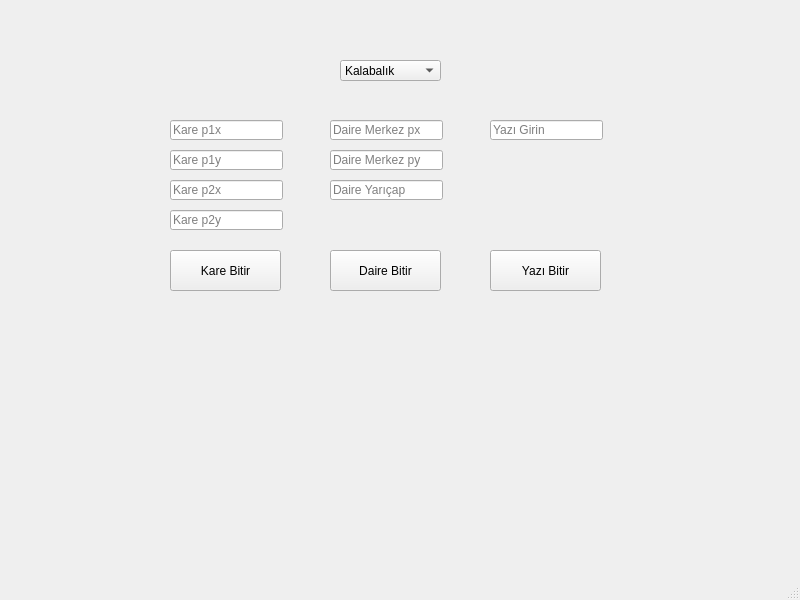
<?xml version="1.0" encoding="UTF-8"?>
<ui version="4.0">
 <class>MainWindow</class>
 <widget class="QMainWindow" name="MainWindow">
  <property name="geometry">
   <rect>
    <x>0</x>
    <y>0</y>
    <width>800</width>
    <height>600</height>
   </rect>
  </property>
  <property name="windowTitle">
   <string>MainWindow</string>
  </property>
  <widget class="QWidget" name="centralwidget">
   <widget class="QLineEdit" name="kare_p1x">
    <property name="geometry">
     <rect>
      <x>170</x>
      <y>120</y>
      <width>113</width>
      <height>20</height>
     </rect>
    </property>
    <property name="inputMask">
     <string/>
    </property>
    <property name="text">
     <string/>
    </property>
    <property name="placeholderText">
     <string>Kare p1x</string>
    </property>
   </widget>
   <widget class="QLineEdit" name="kare_p1y">
    <property name="geometry">
     <rect>
      <x>170</x>
      <y>150</y>
      <width>113</width>
      <height>20</height>
     </rect>
    </property>
    <property name="inputMask">
     <string/>
    </property>
    <property name="text">
     <string/>
    </property>
    <property name="placeholderText">
     <string>Kare p1y</string>
    </property>
   </widget>
   <widget class="QLineEdit" name="kare_p2x">
    <property name="geometry">
     <rect>
      <x>170</x>
      <y>180</y>
      <width>113</width>
      <height>20</height>
     </rect>
    </property>
    <property name="inputMask">
     <string/>
    </property>
    <property name="text">
     <string/>
    </property>
    <property name="placeholderText">
     <string>Kare p2x</string>
    </property>
   </widget>
   <widget class="QLineEdit" name="kare_p2y">
    <property name="geometry">
     <rect>
      <x>170</x>
      <y>210</y>
      <width>113</width>
      <height>20</height>
     </rect>
    </property>
    <property name="inputMask">
     <string/>
    </property>
    <property name="text">
     <string/>
    </property>
    <property name="placeholderText">
     <string>Kare p2y</string>
    </property>
   </widget>
   <widget class="QPushButton" name="kare_kone">
    <property name="geometry">
     <rect>
      <x>170</x>
      <y>250</y>
      <width>111</width>
      <height>41</height>
     </rect>
    </property>
    <property name="text">
     <string>Kare Bitir</string>
    </property>
   </widget>
   <widget class="QComboBox" name="comboBox">
    <property name="geometry">
     <rect>
      <x>340</x>
      <y>60</y>
      <width>101</width>
      <height>21</height>
     </rect>
    </property>
    <item>
     <property name="text">
      <string>Kalabalık</string>
     </property>
    </item>
    <item>
     <property name="text">
      <string>New York</string>
     </property>
    </item>
   </widget>
   <widget class="QLineEdit" name="daire_py">
    <property name="geometry">
     <rect>
      <x>330</x>
      <y>150</y>
      <width>113</width>
      <height>20</height>
     </rect>
    </property>
    <property name="inputMask">
     <string/>
    </property>
    <property name="text">
     <string/>
    </property>
    <property name="placeholderText">
     <string>Daire Merkez py</string>
    </property>
   </widget>
   <widget class="QLineEdit" name="daire_px">
    <property name="geometry">
     <rect>
      <x>330</x>
      <y>120</y>
      <width>113</width>
      <height>20</height>
     </rect>
    </property>
    <property name="inputMask">
     <string/>
    </property>
    <property name="text">
     <string/>
    </property>
    <property name="placeholderText">
     <string>Daire Merkez px</string>
    </property>
   </widget>
   <widget class="QPushButton" name="daire_done">
    <property name="geometry">
     <rect>
      <x>330</x>
      <y>250</y>
      <width>111</width>
      <height>41</height>
     </rect>
    </property>
    <property name="text">
     <string>Daire Bitir</string>
    </property>
   </widget>
   <widget class="QLineEdit" name="daire_yaricap">
    <property name="geometry">
     <rect>
      <x>330</x>
      <y>180</y>
      <width>113</width>
      <height>20</height>
     </rect>
    </property>
    <property name="inputMask">
     <string/>
    </property>
    <property name="text">
     <string/>
    </property>
    <property name="placeholderText">
     <string>Daire Yarıçap</string>
    </property>
   </widget>
   <widget class="QLineEdit" name="kare_p1x_3">
    <property name="geometry">
     <rect>
      <x>490</x>
      <y>120</y>
      <width>113</width>
      <height>20</height>
     </rect>
    </property>
    <property name="inputMask">
     <string/>
    </property>
    <property name="text">
     <string/>
    </property>
    <property name="placeholderText">
     <string>Yazı Girin</string>
    </property>
   </widget>
   <widget class="QPushButton" name="yazi_done">
    <property name="geometry">
     <rect>
      <x>490</x>
      <y>250</y>
      <width>111</width>
      <height>41</height>
     </rect>
    </property>
    <property name="text">
     <string>Yazı Bitir</string>
    </property>
   </widget>
  </widget>
  <widget class="QMenuBar" name="menubar">
   <property name="geometry">
    <rect>
     <x>0</x>
     <y>0</y>
     <width>800</width>
     <height>21</height>
    </rect>
   </property>
  </widget>
  <widget class="QStatusBar" name="statusbar"/>
 </widget>
 <resources/>
 <connections/>
</ui>
